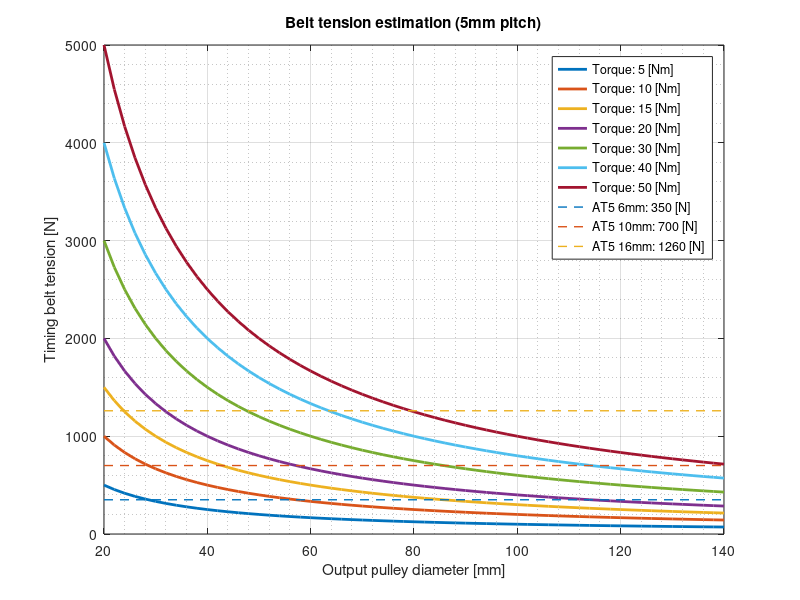
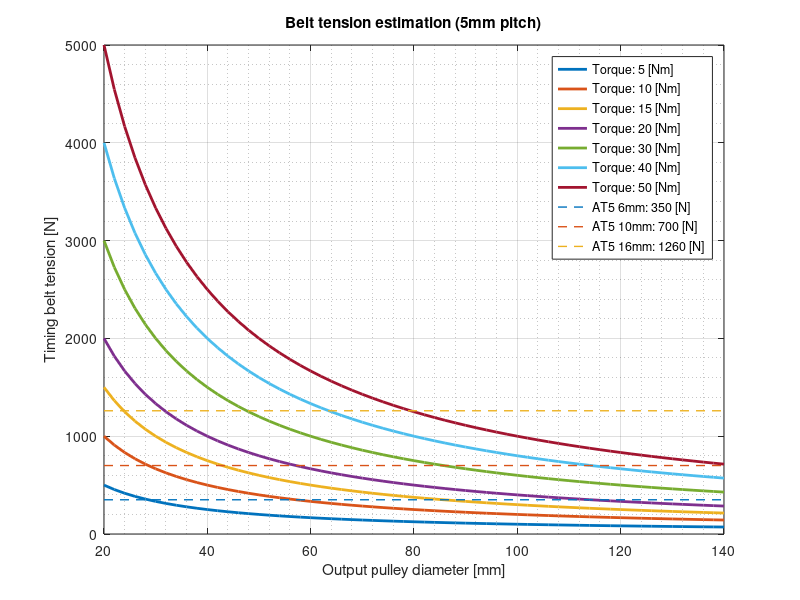

The MATLAB source for these figures, in order:
%% this script map the output pulley radius to the belt tension with 
% specified torque requirement

% r - pulley radius [mm]
% T - pulley torque [Mm]
% F - bele tenstion [N]

% An Mo
% update 2020-03-08
% create 2019-08-18

clc;clear;close all;

r = 10:70;
T = [5:5:20, 30:10:50];

for j = 1:length(T)
    for i = 1:length(r)
        F(i) = T(j)/r(i) * 1000;
    end
    plot(r*2, F, 'lineWidth', 2, 'DisplayName', ['Torque: ',num2str(T(j)), ' [Nm]']); hold on;
end
title('Belt tension estimation (5mm pitch)');
xlabel('Output pulley diameter [mm]'); ylabel('Timing belt tension [N]');
grid on; grid minor; legend show;

plot([r(1)*2 r(end)*2], [350 350], '--', 'lineWidth', 1, 'DisplayName', 'AT5 6mm: 350 [N]');
plot([r(1)*2 r(end)*2], [700 700], '--', 'lineWidth', 1, 'DisplayName', 'AT5 10mm: 700 [N]');
plot([r(1)*2 r(end)*2], [1260 1260 ], '--', 'lineWidth', 1, 'DisplayName', 'AT5 16mm: 1260 [N]');


print('-painters','-depsc', 'belt_tension');
print('-painters','-dpng', 'belt_tension');